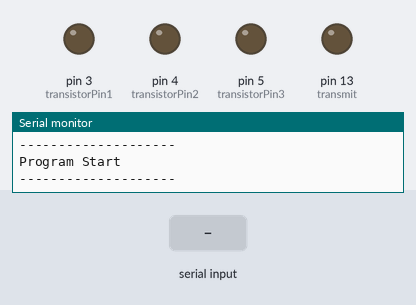
A sketch run on a simulated Arduino Uno, built with avr-gcc and run on an emulated ATmega328P. On the bench: output pins drawn as LEDs (lit = HIGH), the last lines printed to the serial monitor. The test bench sets the inputs (shaded band).

Above: at 1.2 s.
1.3 s: "1;" received over the second serial link
At 1.9 s:
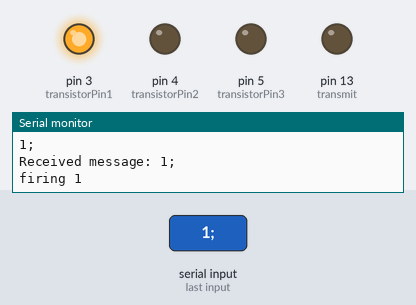
Timing chart, 0 to 7.8 s (numbered marks = the images above; inputs shaded):
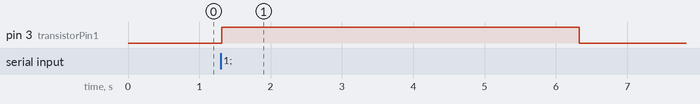

The sketch:

main.ino
```cpp
#include <SoftwareSerial.h>
#include "Arduino.h"

const int transistorPin1 = 3;
const int transistorPin2 = 4;
const int transistorPin3 = 5;

const byte transmit = 13; //tx
const byte receive = 12; //rx

SoftwareSerial BTSerial(receive, transmit); //receive, transmit

void setup() {
  pinMode(transmit, OUTPUT);
  pinMode(receive, INPUT);

  BTSerial.begin(9600);
  Serial.begin(9600);
  Serial.println("\n--------------------");
  Serial.println("Program Start");
  Serial.println("--------------------");

  pinMode(transistorPin1, OUTPUT);
  pinMode(transistorPin2, OUTPUT);
  pinMode(transistorPin3, OUTPUT);

  digitalWrite(transistorPin1, LOW);
  digitalWrite(transistorPin2, LOW);
  digitalWrite(transistorPin3, LOW);
}

String messageBuffer = "";
String message = "";

void loop() {
  while (BTSerial.available() > 0) {
    char data = (char)BTSerial.read();
    Serial.print(data);  // Print each received character for debugging
    messageBuffer += data;
    if (data == ';') {
      // Keep only the last two characters
      if (messageBuffer.length() > 2) {
        message = messageBuffer.substring(messageBuffer.length() - 2);
      } else {
        message = messageBuffer;
      }
      messageBuffer = "";
      Serial.print("\nReceived message: ");
      Serial.println(message);  // Print the full received message
      BTSerial.println("You sent" + message);
      if (message == "1;") {
        digitalWrite(transistorPin1, HIGH);
        Serial.println("firing 1");
        BTSerial.println("firing 1");
        delay(5000);
        digitalWrite(transistorPin1, LOW);
        Serial.println("1 has fired");
        BTSerial.println("1 has fired");
      }
      else if (message == "2;") {
        digitalWrite(transistorPin2, HIGH);
        Serial.println("firing 2");
        BTSerial.println("firing 2");
        delay(5000);
        digitalWrite(transistorPin2, LOW);
        Serial.println("2 has fired");
        BTSerial.println("2 has fired");
      }
      else if (message == "3;") {
        digitalWrite(transistorPin3, HIGH);
        Serial.println("firing 3");
        BTSerial.println("firing 3");
        delay(5000);
        digitalWrite(transistorPin3, LOW);
        Serial.println("3 has fired");
        BTSerial.println("3 has fired");
      }
      message = ""; // Clear the message after processing
    }
  }
}
```

Measured:
- after the input at 1.3 s, pin 3 (transistorPin1): LOW → HIGH at once, → LOW 5.0 s later
